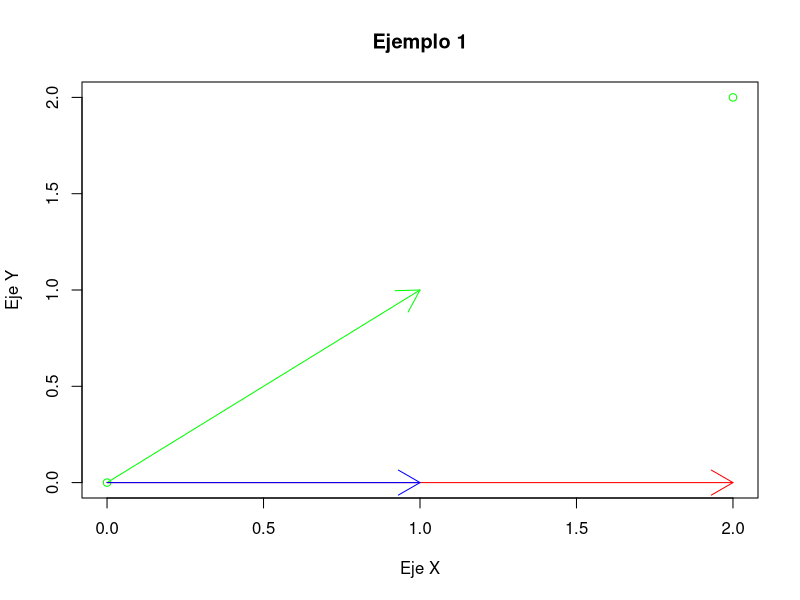
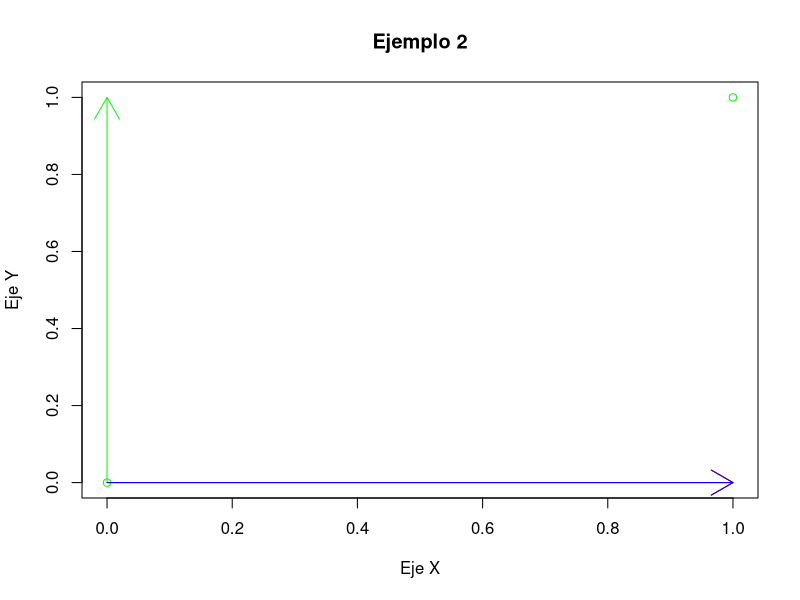

The R script that drew these images, in order:

#Este codigo es desarrollado como complemento de los ejercicios del canal 
#de youtube.

# Ayúdanos con esta iniciativa. Suscríbete a Mathoidea:
# https://www.youtube.com/channel/UCqlHgSXsUWDiymTzoR8VL2A

#Aqui se prueba la formula de projeccion para casos en un espacio bidimensional

##################################################################################

#Ejemplo 1 : Caso simple del calculo del vector y=(1,1)' sobre el vector x=(1,0)'

alpha <- 2

y<-matrix(c(1,1), byrow = TRUE, ncol = 1)
x<-matrix(c(1,0), byrow = TRUE, ncol = 1)
x <- alpha * x

plot(c(0,2),c(0,2),col="green",main="Ejemplo 1",xlab="Eje X", ylab = "Eje Y")
arrows(0,0,1,1,col="green")  #vector y
arrows(0,0,2,0,col="red") # vector x
arrows(0,0,1,0,col="blue") # projeccion de y sobre x


proy_x_y_1 <-  (  (as.numeric(t(y) %*% x)) / as.numeric( t(x) %*% x )   ) *x

#la norma de proy_x_y_1 es:

norm_proy_x_y_1 <- sqrt(t(proy_x_y_1) %*% proy_x_y_1)



##################################################################################

#Ejemplo 2 : Caso simple del calculo del vector y=(0,1)' sobre el vector x=(1,0)'

alpha <- 1

y<-matrix(c(0,1), byrow = TRUE, ncol = 1)
x<-matrix(c(1,0), byrow = TRUE, ncol = 1)
x <- alpha * x

plot(c(0,1),c(0,1),col="green",main="Ejemplo 2",xlab="Eje X", ylab = "Eje Y")
arrows(0,0,0,1,col="green")  #vector y
arrows(0,0,1,0,col="red") # vector x
arrows(0,0,1,0,col="blue") # projeccion de y sobre x


proy_x_y_2 <-  (  (as.numeric(t(y) %*% x)) / as.numeric( t(x) %*% x )   ) *x

#la norma de proy_x_y_2 es:

norm_proy_x_y_2 <- sqrt(t(proy_x_y_2) %*% proy_x_y_2)
##################################################################################







